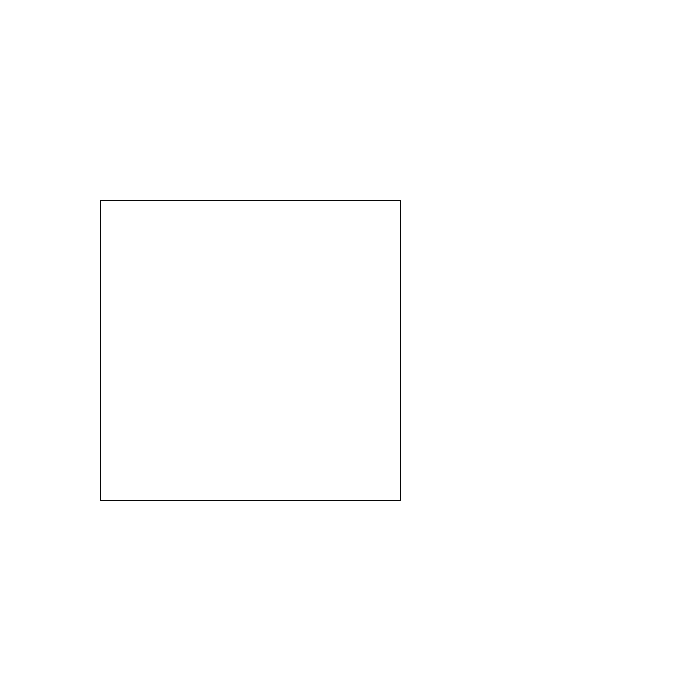
Frame 1 (no input)
Frame 60 (the mouse pressed at the canvas centre just before this capture): identical to frame 1, image omitted
Frame 120 (the mouse held since frame 60 and released just before this capture): identical to frame 1, image omitted

The Processing sketch that drew this single still picture (run headless with seeded random() and noise(); from frame 60 on, the mouse is pressed at the canvas centre):

// Processing sketch: TEST
// ── TEST.pde

void setup(){
  size(700,700);
  
}

void draw(){
  background(255,255,255);
  stroke(5);
  square(100,200,300,300);
}

void square( int x, int y, int w, int h){
  //top line
  line(x,y,x+w,y);
  //bottom line
  line(x,y+h,x+w,y+h);
  //left line
  line(x,y,x,y+h);
  //right line
  line(x+w,y,x+w,y+h);
}
